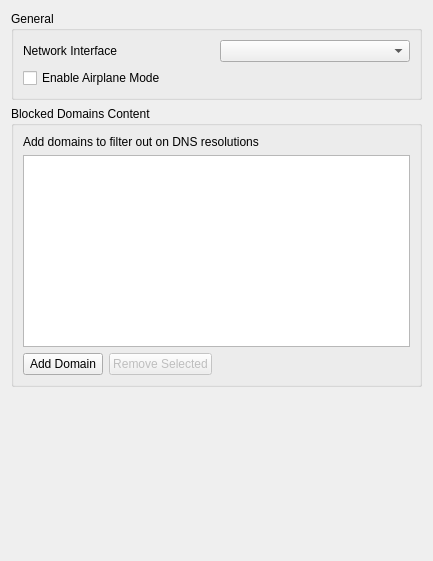
<?xml version="1.0" encoding="UTF-8"?>
<ui version="4.0">
 <class>ConfigureNetwork</class>
 <widget class="QWidget" name="ConfigureNetwork">
  <property name="geometry">
   <rect>
    <x>0</x>
    <y>0</y>
    <width>433</width>
    <height>561</height>
   </rect>
  </property>
  <property name="windowTitle">
   <string>Form</string>
  </property>
  <property name="accessibleName">
   <string>Network</string>
  </property>
  <layout class="QVBoxLayout" name="verticalLayout">
   <item>
    <layout class="QVBoxLayout" name="verticalLayout_3">
     <item>
      <widget class="QGroupBox" name="groupBox_2">
       <property name="title">
        <string>General</string>
       </property>
       <layout class="QGridLayout" name="gridLayout_2">
        <item row="1" column="1">
         <widget class="QComboBox" name="network_interface"/>
        </item>
        <item row="1" column="0">
         <widget class="QLabel" name="label_4">
          <property name="text">
           <string>Network Interface</string>
          </property>
         </widget>
        </item>
        <item row="2" column="0" colspan="2">
         <widget class="QCheckBox" name="airplane_mode">
          <property name="text">
           <string>Enable Airplane Mode</string>
          </property>
         </widget>
        </item>
       </layout>
      </widget>
     </item>
     <item>
      <widget class="QGroupBox" name="groupBox_blocked_domains">
       <property name="title">
        <string>Blocked Domains Content</string>
       </property>
       <layout class="QVBoxLayout" name="verticalLayout_blocked_domains">
        <item>
         <widget class="QLabel" name="label_blocked_domains_desc">
          <property name="text">
           <string>Add domains to filter out on DNS resolutions</string>
          </property>
          <property name="wordWrap">
           <bool>true</bool>
          </property>
         </widget>
        </item>
        <item>
         <widget class="QListWidget" name="blocked_domains_list">
          <property name="selectionMode">
           <enum>QAbstractItemView::SingleSelection</enum>
          </property>
         </widget>
        </item>
        <item>
         <layout class="QHBoxLayout" name="horizontalLayout_blocked_domains_buttons">
          <item>
           <widget class="QPushButton" name="add_blocked_domains_button">
            <property name="text">
             <string>Add Domain</string>
            </property>
           </widget>
          </item>
          <item>
           <widget class="QPushButton" name="remove_blocked_domains_button">
            <property name="text">
             <string>Remove Selected</string>
            </property>
            <property name="enabled">
             <bool>false</bool>
            </property>
           </widget>
          </item>
          <item>
           <spacer name="horizontalSpacer_blocked_domains">
            <property name="orientation">
             <enum>Qt::Horizontal</enum>
            </property>
            <property name="sizeHint" stdset="0">
             <size>
              <width>40</width>
              <height>20</height>
             </size>
            </property>
           </spacer>
          </item>
         </layout>
        </item>
       </layout>
      </widget>
     </item>
    </layout>
   </item>
   <item>
    <spacer name="verticalSpacer">
     <property name="orientation">
      <enum>Qt::Orientation::Vertical</enum>
     </property>
     <property name="sizeHint" stdset="0">
      <size>
       <width>20</width>
       <height>40</height>
      </size>
     </property>
    </spacer>
   </item>
  </layout>
 </widget>
 <resources/>
 <connections/>
</ui>
